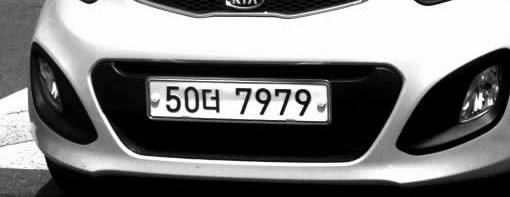
#> input picture main/Hardware/Rasp/img/test1.jpg, 510 x 197 px, found by its file name
$ python test.py
#> lines starting #> are read from the running program, lines starting #| are printed output that depends on the picture; after the words box and inside, x2 and y2 are one past the last pixel; in counts of white or black regions, pixels touching at a corner belong together
import cv2
import numpy as np
import pytesseract
import matplotlib.pyplot as plt
plt.style.use('dark_background')

img_ori = cv2.imread('../img/test1.jpg')
#> img_ori is the input picture: shape (197, 510, 3); min 0, max 255, mean 122.2
gray = cv2.cvtColor(img_ori, cv2.COLOR_BGR2GRAY)

height, width, channel = img_ori.shape
#> height = 197; width = 510; channel = 3


#Gaussian Blur and Adative Thresholding

# threshold only
img_thresh = cv2.adaptiveThreshold(
    gray,
    maxValue=255.0,
    adaptiveMethod=cv2.ADAPTIVE_THRESH_GAUSSIAN_C,
    thresholdType=cv2.THRESH_BINARY_INV,
    blockSize=19,
    C=9
)
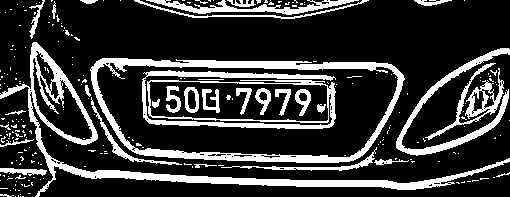
#> img_thresh: shape (197, 510); 21.6% white; 239 white regions (206 under 20 px), largest, box (x1, y1, x2, y2) and area: (0, 42, 510, 197) 5359, (90, 58, 405, 163) 4782, (142, 70, 336, 129) 2947

# blur and threshold
img_blurred = cv2.GaussianBlur(gray, ksize=(5, 5), sigmaX=0)
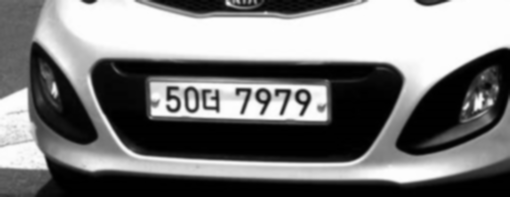
#> img_blurred: shape (197, 510); min 0, max 254, mean 122.2

img_blur_thresh = cv2.adaptiveThreshold(
    img_blurred,
    maxValue=255.0,
    adaptiveMethod=cv2.ADAPTIVE_THRESH_GAUSSIAN_C,
    thresholdType=cv2.THRESH_BINARY_INV,
    blockSize=19,
    C=9
)
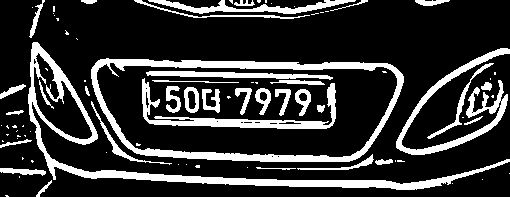
#> img_blur_thresh: shape (197, 510); 20.3% white; 87 white regions (51 under 20 px), largest, box (x1, y1, x2, y2) and area: (28, 42, 510, 190) 5001, (91, 58, 404, 162) 4709, (396, 48, 510, 155) 2143

#

plate_cx, plate_cy = 508.75, 300.5
width, height = 940, 626
plate_width, plate_height = 188.5, 49
angle = 11.9565

rotation_matrix = cv2.getRotationMatrix2D(center=(plate_cx, plate_cy), angle=angle, scale=1.0)
img_rotated = cv2.warpAffine(img_thresh, M=rotation_matrix, dsize=(width, height))
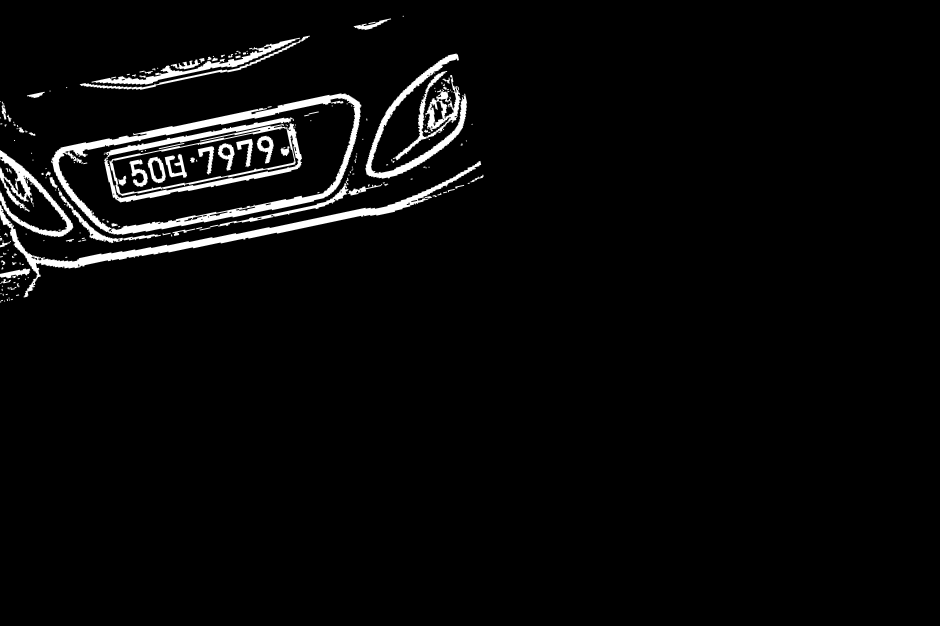
#> img_rotated: shape (626, 940); min 0, max 255, mean 8.9

#

img_cropped = cv2.getRectSubPix(
    img_rotated,
    patchSize=(int(plate_width), int(plate_height)),
    center=(int(plate_cx), int(plate_cy))
)
#> img_cropped: shape (49, 188); every value is 0

# cv2.imwrite('../img/testify.jpg', img_cropped)
plt.imshow(img_cropped, cmap='gray')
plt.savefig('../img/testify.jpg')

$ run again, with main/Hardware/Rasp/img/A_Postion_-1.jpg copied over main/Hardware/Rasp/img/test1.jpg
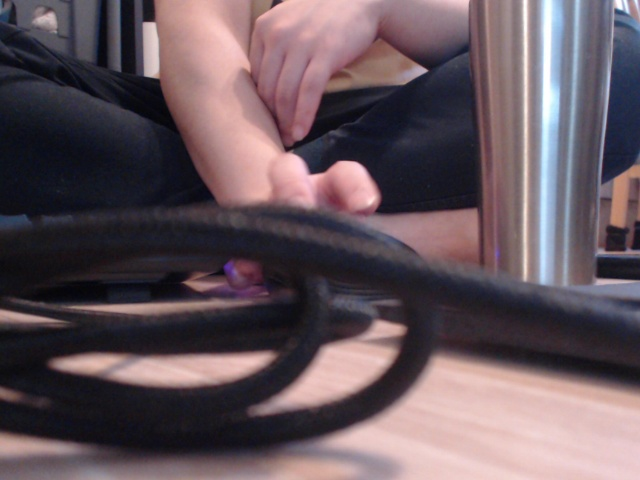
#> input picture main/Hardware/Rasp/img/A_Postion_-1.jpg, 640 x 480 px, found by its file name
#> img_ori is the input picture: shape (480, 640, 3); mean B, G, R 92.4, 85.4, 100.7
#> `img_thresh = cv2.adaptiveThreshold( gray, maxValue=255.0, adaptiveMeth..`:
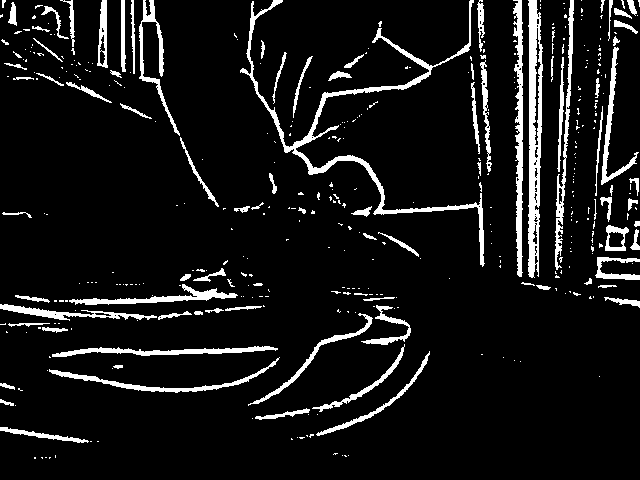
#> img_thresh: shape (480, 640); 8.5% white; 404 white regions (311 under 20 px), largest, box (x1, y1, x2, y2) and area: (240, 0, 485, 267) 3516, (528, 0, 543, 278) 2739, (513, 0, 523, 277) 1580
#> img_blur_thresh: shape (480, 640); 7.4% white; 200 white regions (111 under 20 px), largest, box (x1, y1, x2, y2) and area: (240, 0, 484, 266) 3231, (529, 0, 542, 277) 2661, (514, 0, 522, 277) 1429
#> `img_cropped = cv2.getRectSubPix( img_rotated, patchSize=(int(plate_wid..`:
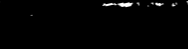
#> img_cropped: shape (49, 188); min 0, max 255, mean 2.9
